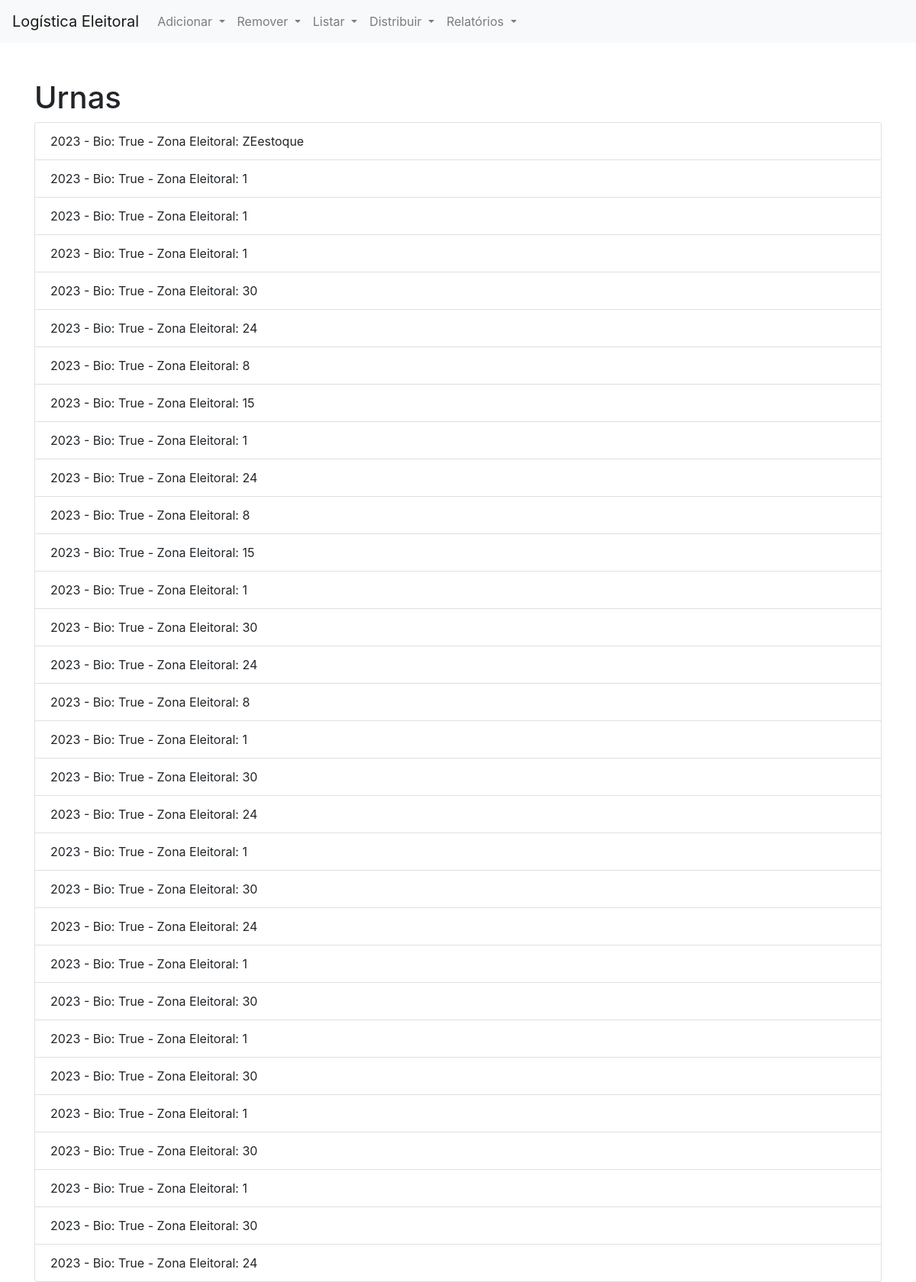
Screenshot of /listar_urnas/ (signed in) with the database file from the repository.
### logisApp/models.py (models this page shows, shortened)
class Urna(models.Model):
    MODELO_URNAS = [
        ('2008', '2008'),
        ('2010', '2010'),
        ('2012', '2012'),
        ('2015', '2015'),
        ('2018', '2018'),
        ('2020', '2020'),
        ('2023', '2023'),
    ]
    modelo = models.CharField(
        max_length=4,
        choices=MODELO_URNAS
    )
    bio = models.BooleanField(default=True)  # Suporte a biometria
    zona_eleitoral = models.ForeignKey(ZonaEleitoral, on_delete=models.CASCADE)  # Urna pertence a uma zona eleitoral
    qtd = models.IntegerField(default=0)

class ZonaEleitoral(models.Model):
    nome = models.CharField(max_length=100, null=True)
    qtdSecoes = models.IntegerField(default=0, null=True)
    qtdUrnasEstoque = models.IntegerField(default=0, null=True)
    qtdUrnasMRV = models.IntegerField(default=0, null=True)
    qtdUrnasCont = models.IntegerField(default=0,null=True)

### logisApp/views/CrudViews.py (the view)
# urls.py: path('listar_urnas/', CrudViews.listar_urnas, name='listar_urnas'),
@login_required
def listar_urnas(request):
    urnas = Urna.objects.all()
    return render(request, 'logisApp/listar_urnas.html', {'urnas': urnas})

### logisApp/templates/logisApp/listar_urnas.html (shortened to what this page needs)
{% extends 'logisApp/base.html' %}
{% block content %}
<h1>Urnas</h1>
<ul class="list-group">
    {% for urna in urnas %}
        <li class="list-group-item">
            {{ urna.modelo }} - Bio: {{ urna.bio }} - Zona Eleitoral: {{ urna.zona_eleitoral.nome }}
        </li>
    {% endfor %}
</ul>
{% endblock %}

### logisApp/templates/logisApp/base.html (shortened to what this page needs)
<!DOCTYPE html>
<html lang="en">
<head>
    <link rel="stylesheet" href="https://stackpath.bootstrapcdn.com/bootstrap/4.5.2/css/bootstrap.min.css">
</head>
<body>
<nav class="navbar navbar-expand-lg navbar-light bg-light">
    <a class="navbar-brand" href="{% url 'index' %}">Logística Eleitoral</a>
    <div class="collapse navbar-collapse" id="navbarNav">
        <ul class="navbar-nav">
            <li class="nav-item dropdown">
                <a class="nav-link dropdown-toggle" href="#" id="navbarDropdownAdicionar" role="button" data-toggle="dropdown" aria-haspopup="true" aria-expanded="false">
                    Adicionar
                </a>
            </li>
            <li class="nav-item dropdown">
                <a class="nav-link dropdown-toggle" href="#" id="navbarDropdownRemover" role="button" data-toggle="dropdown" aria-haspopup="true" aria-expanded="false">
                    Remover
                </a>
            </li>
            <li class="nav-item dropdown">
                <a class="nav-link dropdown-toggle" href="#" id="navbarDropdownListar" role="button" data-toggle="dropdown" aria-haspopup="true" aria-expanded="false">
                    Listar
                </a>
            </li>
            <li class="nav-item dropdown">
                <a class="nav-link dropdown-toggle" href="#" id="navbarDropdownDistribuir" role="button" data-toggle="dropdown" aria-haspopup="true" aria-expanded="false">
                    Distribuir
                </a>
            </li>
            <li class="nav-item dropdown">
                <a class="nav-link dropdown-toggle" href="#" id="navbarDropdownRelatorios" role="button" data-toggle="dropdown" aria-haspopup="true" aria-expanded="false">
                    Relatórios
                </a>
            </li>
        </ul>
    </div>
</nav>
<div class="container mt-5">
    {% block content %}
    {% endblock %}
</div>
</body>
</html>

### rows the page displays
Urna: modelo "2023", bio "True", zona_eleitoral.nome "ZEestoque"
Urna: modelo "2023", bio "True", zona_eleitoral.nome "1"
Urna: modelo "2023", bio "True", zona_eleitoral.nome "1"
Urna: modelo "2023", bio "True", zona_eleitoral.nome "1"
Urna: modelo "2023", bio "True", zona_eleitoral.nome "30"
Urna: modelo "2023", bio "True", zona_eleitoral.nome "24"
Urna: modelo "2023", bio "True", zona_eleitoral.nome "8"
Urna: modelo "2023", bio "True", zona_eleitoral.nome "15"
Urna: modelo "2023", bio "True", zona_eleitoral.nome "1"
Urna: modelo "2023", bio "True", zona_eleitoral.nome "24"
Urna: modelo "2023", bio "True", zona_eleitoral.nome "8"
Urna: modelo "2023", bio "True", zona_eleitoral.nome "15"
Urna: modelo "2023", bio "True", zona_eleitoral.nome "1"
Urna: modelo "2023", bio "True", zona_eleitoral.nome "30"
Urna: modelo "2023", bio "True", zona_eleitoral.nome "24"
Urna: modelo "2023", bio "True", zona_eleitoral.nome "8"
Urna: modelo "2023", bio "True", zona_eleitoral.nome "1"
Urna: modelo "2023", bio "True", zona_eleitoral.nome "30"
Urna: modelo "2023", bio "True", zona_eleitoral.nome "24"
Urna: modelo "2023", bio "True", zona_eleitoral.nome "1"
Urna: modelo "2023", bio "True", zona_eleitoral.nome "30"
Urna: modelo "2023", bio "True", zona_eleitoral.nome "24"
Urna: modelo "2023", bio "True", zona_eleitoral.nome "1"
Urna: modelo "2023", bio "True", zona_eleitoral.nome "30"
Urna: modelo "2023", bio "True", zona_eleitoral.nome "1"
Urna: modelo "2023", bio "True", zona_eleitoral.nome "30"
Urna: modelo "2023", bio "True", zona_eleitoral.nome "1"
Urna: modelo "2023", bio "True", zona_eleitoral.nome "30"
Urna: modelo "2023", bio "True", zona_eleitoral.nome "1"
Urna: modelo "2023", bio "True", zona_eleitoral.nome "30"
Urna: modelo "2023", bio "True", zona_eleitoral.nome "24"
